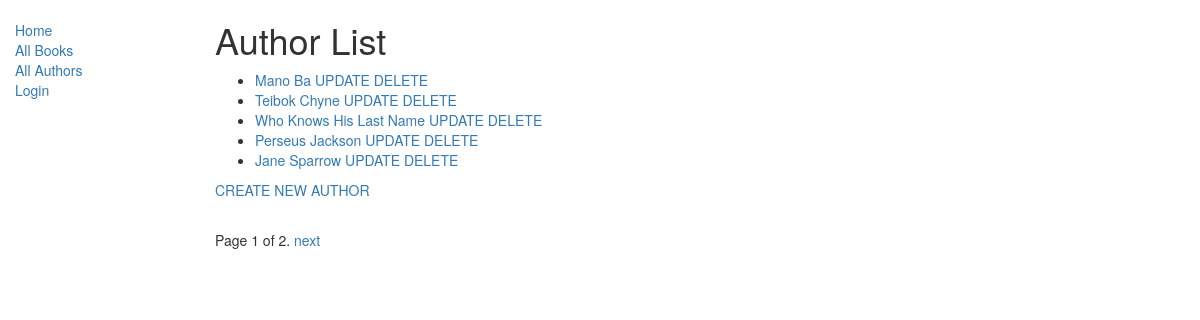
Screenshot of /catalog/authors/ with the database file from the repository.
### catalog/models.py (models this page shows, shortened)
class Author(models.Model):
    first_name=models.CharField(max_length=100)
    last_name=models.CharField(max_length=100)
    date_of_birth=models.DateField(null=True, blank=True)
    date_of_death=models.DateField('Died',null=True,blank=True)
    def get_absolute_url(self):
        return reverse('author-detail',args=[str(self.id)])
    class Meta:
        ordering=['last_name']

### catalog/views.py (the view)
class AuthorListView(generic.ListView):
    model=Author
    paginate_by=5

### catalog/templates/catalog/author_list.html
{% extends "base_generic.html" %}
{% block content %}
<h1>Author List</h1>
{% if author_list %}
<ul>
  {% for author in author_list %}
    <li><a href="{{ author.get_absolute_url }}">{{ author.first_name}} {{ author.last_name }}</a>  <a href="{% url 'author_update' author.id%}">UPDATE</a>  <a href="{% url 'author_delete' author.id%}">DELETE</a></li>
  {% endfor %}
</ul>
<p><a href="{% url 'author_create'%}">CREATE NEW AUTHOR</a></p>
{% else %}
<p>There are no authors available</p>
{% endif %}
{% endblock %}

### catalog/templates/base_generic.html (shortened to what this page needs)
<!DOCTYPE html>
<html lang="en">
<head>
  <link rel="stylesheet" href="https://maxcdn.bootstrapcdn.com/bootstrap/3.3.7/css/bootstrap.min.css">
  {% load static %}
  <link rel="stylesheet" href="{% static 'css/styles.css' %}">
</head>
<body>
  <div class="container-fluid">
    <div class="row">
      <div class="col-sm-2">
        {% block sidebar %}
        <ul class="sidebar-nav">
          <li><a href="{% url 'index' %}">Home</a></li>
          <li><a href="{% url 'books' %}">All Books</a></li>
          <li><a href="{% url 'authors' %}">All Authors</a></li>
          {% if user.is_authenticated %}
            <li>User: {{ user.get_username }}</li>
            {% if request.user.is_staff %}
              <li><a href="{% url 'all-borrowed' %}">All Borrowed Books</a></li>
            {% else %}
              <li><a href="{% url 'my-borrowed' %}">My Borrowed Books</a></li>
            {% endif %}
            <li><a href="{% url 'logout'%}?next={{request.path}}">Logout</a></li>
          {% else %}
            <li><a href="{% url 'login' %}?next={{request.path}}">Login</a></li>
          {% endif %}
        </ul>
        {% endblock %}
      </div>
      <div class="col-sm-10 ">
      {% block content %}{% endblock %}
      {% block pagination %}
        {% if is_paginated %}
          <div class="pagination">
              <span class="page-links">
                <span class="page-current">
                    Page {{ page_obj.number }} of {{ page_obj.paginator.num_pages }}.
                </span>
                {% if page_obj.has_next %}
                  <a href="{{ request.path }}?page={{ page_obj.next_page_number }}">next</a>
                {% endif %}
              </span>
          </div>
        {% endif %}
      {% endblock %}
      </div>
    </div>
  </div>
</body>
</html>

### catalog/static/css/styles.css (style rules this page uses)
.sidebar-nav { margin-top: 20px; padding: 0; list-style: none; }

### rows the page displays
Author: first_name "Mano", last_name "Ba"
Author: first_name "Teibok", last_name "Chyne"
Author: first_name "Who Knows", last_name "His Last Name"
Author: first_name "Perseus", last_name "Jackson"
Author: first_name "Jane", last_name "Sparrow"

### other values shown
{{ page_obj.number }} "1"
{{ page_obj.paginator.num_pages }} "2"
